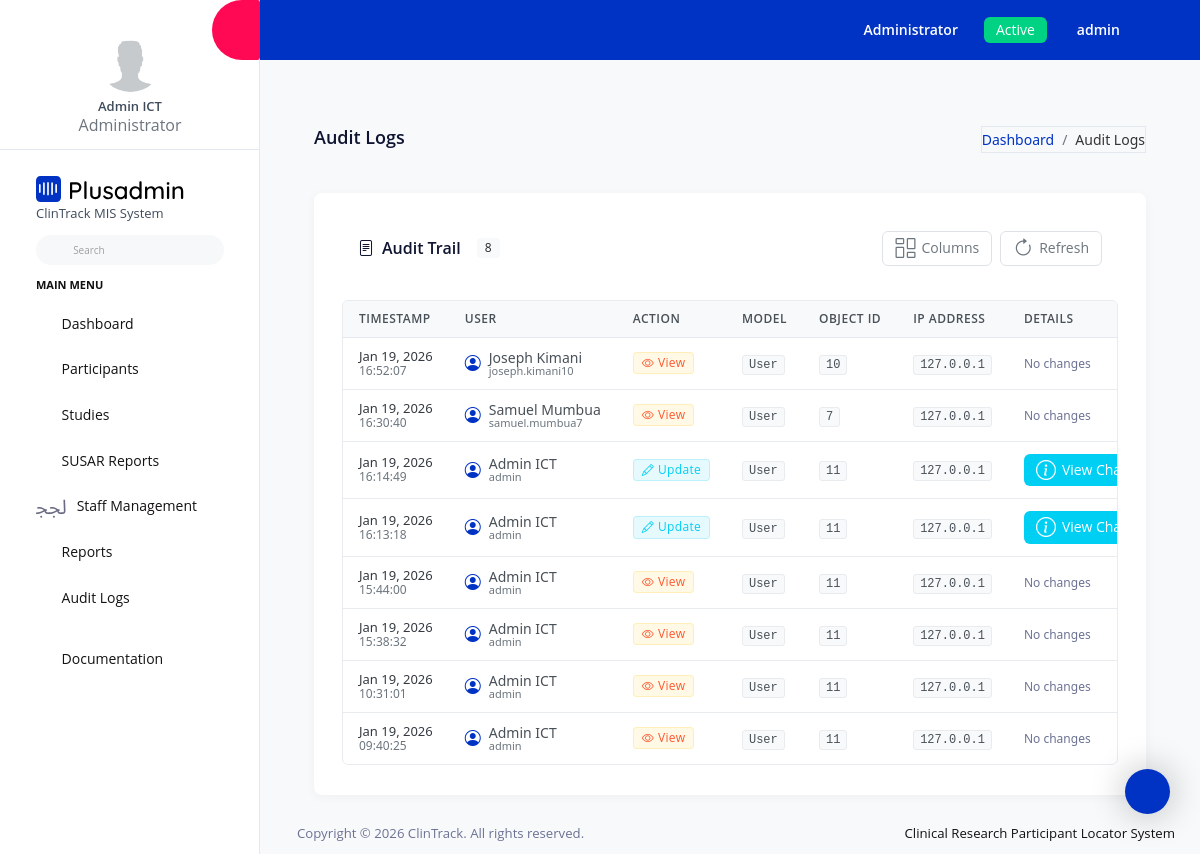
The page /audit/ (signed in) on the database its author committed.
### clintrack/models.py (models this page shows, shortened)
class User(AbstractUser):
    ROLE_CHOICES = [
        ('admin', 'Administrator'),
        ('coordinator', 'Study Coordinator'),
        ('staff', 'Research Staff'),
        ('viewer', 'Viewer Only'),
    ]
    role = models.CharField(max_length=20, choices=ROLE_CHOICES, default='staff')
    phone_number = PhoneNumberField(blank=True, null=True)
    created_at = models.DateTimeField(auto_now_add=True)
    updated_at = models.DateTimeField(auto_now=True)
    class Meta:
        db_table = 'users'

class AuditLog(models.Model):
    ACTION_CHOICES = [
        ('create', 'Create'),
        ('update', 'Update'),
        ('delete', 'Delete'),
        ('view', 'View'),
    ]
    user = models.ForeignKey(User, on_delete=models.SET_NULL, null=True)
    action = models.CharField(max_length=20, choices=ACTION_CHOICES)
    model_name = models.CharField(max_length=100)
    object_id = models.CharField(max_length=100)
    changes = models.JSONField(blank=True, null=True)
    ip_address = models.GenericIPAddressField(null=True, blank=True)
    timestamp = models.DateTimeField(auto_now_add=True)
    class Meta:
        db_table = 'audit_logs'
        ordering = ['-timestamp']

### clintrack/views.py (the view)
# urls.py: path('audit/', views.audit_logs, name='audit_logs'),
@login_required
def audit_logs(request):
    if request.user.role != 'admin':
        messages.error(request, 'Only administrators can view audit logs.')
        return redirect('dashboard')
    logs = AuditLog.objects.select_related('user').all()
    paginator = Paginator(logs, 50)
    page_number = request.GET.get('page')
    page_obj = paginator.get_page(page_number)
    context = {'page_obj': page_obj}
    return render(request, 'audit/audit_logs.html', context)

### templates/audit/audit_logs.html (shortened to what this page needs)
{% extends 'base.html' %}
{% load static %}
{% block content %}
<div class="content-wrapper">
  <div class="page-header">
    <h3 class="page-title">Audit Logs</h3>
    <nav aria-label="breadcrumb">
      <ol class="breadcrumb">
        <li class="breadcrumb-item"><a href="{% url 'dashboard' %}">Dashboard</a></li>
        <li class="breadcrumb-item active">Audit Logs</li>
      </ol>
    </nav>
  </div>
  <div class="card">
    <div class="card-body">
      <div class="card-header">
        <h4>
          <i class="bi bi-file-text"></i>
          Audit Trail
          <span class="badge bg-light text-dark ms-2" style="font-size: 0.75rem;">
            {{ page_obj.paginator.count|default:"0" }}
          </span>
        </h4>
        <div class="card-actions">
          <button class="btn btn-sm btn-outline-secondary" onclick="toggleColumns()">
            <i class="bi bi-columns-gap"></i>
            Columns
          </button>
          <button class="btn btn-sm btn-outline-secondary" onclick="refreshLogs()">
            <i class="bi bi-arrow-clockwise"></i>
            Refresh
          </button>
        </div>
      </div>
      {% if page_obj %}
      <div class="table-responsive">
        <table class="table" id="auditLogsTable">
          <thead>
            <tr>
              <th>Timestamp</th>
              <th>User</th>
              <th>Action</th>
              <th>Model</th>
              <th>Object ID</th>
              <th>IP Address</th>
              <th>Details</th>
            </tr>
          </thead>
          <tbody>
            {% for log in page_obj %}
            <tr>
              <td>
                <div class="timestamp">
                  <div class="date">{{ log.timestamp|date:"M d, Y" }}</div>
                  <div class="time">{{ log.timestamp|date:"H:i:s" }}</div>
                </div>
              </td>
              <td>
                <div class="user-info">
                  <i class="bi bi-person-circle"></i>
                  <div>
                    <div class="user-name">{{ log.user.get_full_name|default:log.user.username }}</div>
                    <div class="user-username" style="font-size: 0.6875rem; color: var(--bs-gray-600);">
                      {{ log.user.username }}
                    </div>
                  </div>
                </div>
              </td>
              <td>
                <span class="badge badge-action-{{ log.action }}">
                  {% if log.action == 'create' %}
                    <i class="bi bi-plus-circle"></i>
                  {% elif log.action == 'update' %}
                    <i class="bi bi-pencil"></i>
                  {% elif log.action == 'delete' %}
                    <i class="bi bi-trash"></i>
                  {% else %}
                    <i class="bi bi-eye"></i>
                  {% endif %}
                  {{ log.get_action_display }}
                </span>
              </td>
              <td>
                <code>{{ log.model_name }}</code>
              </td>
              <td>
                <code>{{ log.object_id }}</code>
              </td>
              <td>
                <code>{{ log.ip_address|default:"-" }}</code>
              </td>
              <td>
                {% if log.changes %}
                <button class="btn btn-sm btn-info" data-bs-toggle="modal" data-bs-target="#changesModal{{ log.id }}">
                  <i class="bi bi-info-circle"></i>
                  View Changes
                </button>
                {% else %}
                <span class="text-muted" style="font-size: 0.75rem;">No changes</span>
                {% endif %}
              </td>
            </tr>
            {% endfor %}
          </tbody>
        </table>
      </div>
      {% endif %}
    </div>
  </div>
</div>
{% endblock %}
{% block extra_js %}
<link rel="stylesheet" href="https://cdn.jsdelivr.net/npm/bootstrap-icons@1.10.0/font/bootstrap-icons.css">
{% endblock %}

### templates/includes/sidebar.html (shortened to what this page needs)
{% load static %}
<nav class="sidebar sidebar-offcanvas" id="sidebar">
  <ul class="nav">
    <li class="nav-item nav-profile border-bottom">
      <a href="#" class="nav-link flex-column">
        <div class="nav-profile-image">
          <img src="{% static 'assets/images/profile.png' %}" alt="profile" />
        </div>
        <div class="nav-profile-text d-flex ms-0 mb-3 flex-column">
          <span class="font-weight-semibold mb-1 mt-2 text-center">{{ user.get_full_name|default:user.username }}</span>
          <span class="text-secondary icon-sm text-center">{{ user.get_role_display }}</span>
        </div>
      </a>
    </li>
    <li class="nav-item pt-3">
      <a class="nav-link d-block" href="{% url 'dashboard' %}">
        <img class="sidebar-brand-logo" src="{% static 'assets/images/logo.svg' %}" alt="" />
        <div class="sidebar-brand-logo">ClinTrack MIS System</div>
      </a>
      <form class="d-flex align-items-center" action="#">
        <div class="input-group">
          <div class="input-group-prepend">
            <i class="input-group-text border-0 mdi mdi-magnify"></i>
          </div>
          <input type="text" class="form-control border-0" placeholder="Search" />
        </div>
      </form>
    </li>
    <li class="pt-2 pb-1">
      <span class="nav-item-head">Main Menu</span>
    </li>
    <li class="nav-item">
      <a class="nav-link" href="{% url 'dashboard' %}">
        <i class="mdi mdi-compass-outline menu-icon"></i>
        <span class="menu-title">Dashboard</span>
      </a>
    </li>
    {% if user.role == 'admin' or user.role == 'coordinator' %}
    <li class="nav-item">
      <a class="nav-link" data-bs-toggle="collapse" href="#participants-menu" aria-expanded="false" aria-controls="participants-menu">
        <i class="mdi mdi-account-multiple menu-icon"></i>
        <span class="menu-title">Participants</span>
        <i class="menu-arrow"></i>
      </a>
    </li>
    {% endif %}
    {% if user.role == 'admin' or user.role == 'coordinator' %}
    <li class="nav-item">
      <a class="nav-link" data-bs-toggle="collapse" href="#studies-menu" aria-expanded="false" aria-controls="studies-menu">
        <i class="mdi mdi-flask menu-icon"></i>
        <span class="menu-title">Studies</span>
        <i class="menu-arrow"></i>
      </a>
    </li>
    {% endif %}
    <li class="nav-item">
      <a class="nav-link" data-bs-toggle="collapse" href="#susar-menu" aria-expanded="false" aria-controls="susar-menu">
        <i class="mdi mdi-alert-circle-outline menu-icon"></i>
        <span class="menu-title">SUSAR Reports</span>
        <i class="menu-arrow"></i>
      </a>
    </li>
    {% if user.role == 'admin' %}
    <li class="nav-item">
      <a class="nav-link" data-bs-toggle="collapse" href="#staff-menu" aria-expanded="false" aria-controls="staff-menu">
        <i class="mdi mdi-account-badge menu-icon"></i>
        <span class="menu-title">Staff Management</span>
        <i class="menu-arrow"></i>
      </a>
    </li>
    {% endif %}
    {% if user.role == 'admin' or user.role == 'coordinator' %}
    <li class="nav-item">
      <a class="nav-link" href="{% url 'reports_index' %}">
        <i class="mdi mdi-chart-bar menu-icon"></i>
        <span class="menu-title">Reports</span>
      </a>
    </li>
    {% endif %}
    {% if user.role == 'admin' %}
    <li class="nav-item">
      <a class="nav-link" href="{% url 'audit_logs' %}">
        <i class="mdi mdi-history menu-icon"></i>
        <span class="menu-title">Audit Logs</span>
      </a>
    </li>
    {% endif %}
    <li class="nav-item pt-3">
      <a class="nav-link" href="#">
        <i class="mdi mdi-file-document-box menu-icon"></i>
        <span class="menu-title">Documentation</span>
      </a>
    </li>
  </ul>
</nav>

### templates/includes/navbar.html (shortened to what this page needs)
{% load static %}
<nav class="navbar default-layout-navbar col-lg-12 col-12 p-0 fixed-top d-flex flex-row">
  <div class="navbar-menu-wrapper d-flex align-items-stretch">
    <button class="navbar-toggler navbar-toggler align-self-center" type="button" data-toggle="minimize">
      <span class="mdi mdi-chevron-double-left"></span>
    </button>
    <ul class="navbar-nav">
      <li class="nav-item dropdown">
        <a class="nav-link" id="messageDropdown" href="#" data-bs-toggle="dropdown" aria-expanded="false">
          <i class="mdi mdi-email-outline"></i>
        </a>
      </li>
      <li class="nav-item dropdown ms-3">
        <a class="nav-link" id="notificationDropdown" href="#" data-bs-toggle="dropdown">
          <i class="mdi mdi-bell-outline"></i>
        </a>
      </li>
    </ul>
    <ul class="navbar-nav navbar-nav-right">
      <li class="nav-item nav-logout d-none d-md-block me-3">
        <a class="nav-link" href="#">{{ user.get_role_display }}</a>
      </li>
      <li class="nav-item nav-logout d-none d-md-block">
        <span class="btn btn-sm btn-success">Active</span>
      </li>
      <li class="nav-item nav-profile dropdown d-none d-md-block">
        <a class="nav-link dropdown-toggle" id="profileDropdown" href="#" data-bs-toggle="dropdown" aria-expanded="false">
          <div class="nav-profile-text">{{ user.username }}</div>
        </a>
      </li>
      <li class="nav-item nav-logout d-none d-lg-block">
        <a class="nav-link" href="{% url 'dashboard' %}">
          <i class="mdi mdi-home-circle"></i>
        </a>
      </li>
    </ul>
  </div>
</nav>

### templates/audit/audit_logs.html (style rules this page uses)
body { font-family: var(--bs-font-sans-serif); -webkit-font-smoothing: antialiased; -moz-osx-font-smoothing: grayscale; color: var(--bs-body-color); background-color: var(--bs-body-bg); }
h3 { font-size: 1.125rem; font-weight: 600; color: var(--bs-gray-dark); }
h4 { font-size: 1rem; font-weight: 600; color: var(--bs-gray-dark); }
p, td, li, th, label, .form-control, .btn { font-size: 0.8125rem; }
.breadcrumb { background: transparent; padding: 0; margin-bottom: 0; font-size: 0.75rem; }
.breadcrumb-item { color: var(--bs-gray-600); }
.breadcrumb-item a { color: var(--bs-primary); text-decoration: none; transition: color 0.2s ease; }
.breadcrumb-item.active { color: var(--bs-gray-700); font-weight: 500; }
.page-header { padding: 1rem 0; margin-bottom: 1.5rem; }
.page-title { font-size: 1.125rem; font-weight: 600; color: var(--bs-gray-dark); margin-bottom: 0.25rem; }
.card { border: none; border-radius: 8px; box-shadow: 0 2px 12px rgba(0, 0, 0, 0.04); overflow: hidden; margin-bottom: 1.5rem; background: var(--bs-white); }
.card-body { padding: 1.25rem; }
.card-header { display: flex; justify-content: space-between; align-items: center; margin-bottom: 1.25rem; padding-bottom: 0.875rem; border-bottom: 1px solid var(--bs-gray-200); background: transparent; border: none; }
.card-header h4 { font-size: 1rem; font-weight: 600; color: var(--bs-gray-dark); margin: 0; display: flex; align-items: center; gap: 0.5rem; }
.form-control { border: 1px solid var(--bs-gray-300); border-radius: 6px; padding: 0.5rem 0.75rem; font-size: 0.8125rem; transition: all 0.2s ease; background: var(--bs-white); color: var(--bs-gray-800); }
.btn { border-radius: 6px; padding: 0.5rem 1rem; font-size: 0.8125rem; font-weight: 500; border: none; cursor: pointer; transition: all 0.2s ease; display: inline-flex; align-items: center; gap: 0.375rem; }
.btn-sm { padding: 0.375rem 0.75rem; font-size: 0.75rem; }
.btn-outline-secondary { background: transparent; color: var(--bs-gray-600); border: 1px solid var(--bs-gray-300); }
.btn-info { background: var(--bs-info); color: var(--bs-white); }
.table-responsive { overflow-x: auto; -webkit-overflow-scrolling: touch; border-radius: 6px; border: 1px solid var(--bs-gray-200); }
.table { margin-bottom: 0; font-size: 0.8125rem; color: var(--bs-gray-700); border-collapse: separate; border-spacing: 0; width: 100%; }
.table thead th { border: none; background: var(--bs-gray-100); font-weight: 600; color: var(--bs-gray-700); padding: 0.75rem 1rem; font-size: 0.75rem; text-transform: uppercase; letter-spacing: 0.5px; white-space: nowrap; border-bottom: 1px solid var(--bs-gray-300); }
.table tbody td { padding: 0.75rem 1rem; vertical-align: middle; border-bottom: 1px solid var(--bs-gray-200); }
.table tbody tr:last-child td { border-bottom: none; }
.badge { padding: 0.25rem 0.5rem; border-radius: 4px; font-weight: 500; font-size: 0.75rem; letter-spacing: 0.3px; display: inline-flex; align-items: center; gap: 0.25rem; }
.badge-action-update { background: rgba(var(--bs-info-rgb), 0.1); color: var(--bs-info); border: 1px solid rgba(var(--bs-info-rgb), 0.2); }
.badge-action-view { background: rgba(var(--bs-warning-rgb), 0.1); color: var(--bs-warning); border: 1px solid rgba(var(--bs-warning-rgb), 0.2); }
.timestamp { display: flex; flex-direction: column; gap: 0.125rem; }
.timestamp .date { font-weight: 500; color: var(--bs-gray-800); font-size: 0.8125rem; }
.timestamp .time { font-size: 0.75rem; color: var(--bs-gray-600); }
.user-info { display: flex; align-items: center; gap: 0.5rem; }
.user-info i { font-size: 1rem; color: var(--bs-primary); }
code { font-family: 'SF Mono', Monaco, 'Courier New', monospace; font-size: 0.75rem; background: var(--bs-gray-100); padding: 0.125rem 0.375rem; border-radius: 3px; color: var(--bs-gray-700); border: 1px solid var(--bs-gray-200); }
.card-actions { display: flex; gap: 0.5rem; align-items: center; }

### rows shown on the page
User: get_full_name "Admin ICT", role "Administrator", username "admin"
AuditLog: timestamp "Jan 19, 2026", timestamp "16:52:07", user.get_full_name "Joseph Kimani", user.username "joseph.kimani10", action "View", model_name "User", object_id "10", ip_address "127.0.0.1", shows "No changes"
AuditLog: timestamp "Jan 19, 2026", timestamp "16:30:40", user.get_full_name "Samuel Mumbua", user.username "samuel.mumbua7", action "View", model_name "User", object_id "7", ip_address "127.0.0.1", shows "No changes"
AuditLog: timestamp "Jan 19, 2026", timestamp "16:14:49", user.get_full_name "Admin ICT", user.username "admin", action "Update", model_name "User", object_id "11", ip_address "127.0.0.1"
AuditLog: timestamp "Jan 19, 2026", timestamp "16:13:18", user.get_full_name "Admin ICT", user.username "admin", action "Update", model_name "User", object_id "11", ip_address "127.0.0.1"
AuditLog: timestamp "Jan 19, 2026", timestamp "15:44:00", user.get_full_name "Admin ICT", user.username "admin", action "View", model_name "User", object_id "11", ip_address "127.0.0.1", shows "No changes"
AuditLog: timestamp "Jan 19, 2026", timestamp "15:38:32", user.get_full_name "Admin ICT", user.username "admin", action "View", model_name "User", object_id "11", ip_address "127.0.0.1", shows "No changes"
AuditLog: timestamp "Jan 19, 2026", timestamp "10:31:01", user.get_full_name "Admin ICT", user.username "admin", action "View", model_name "User", object_id "11", ip_address "127.0.0.1", shows "No changes"
AuditLog: timestamp "Jan 19, 2026", timestamp "09:40:25", user.get_full_name "Admin ICT", user.username "admin", action "View", model_name "User", object_id "11", ip_address "127.0.0.1", shows "No changes"

### other values the page prints
{{ page_obj.paginator.count|default:"0" }} "8"
